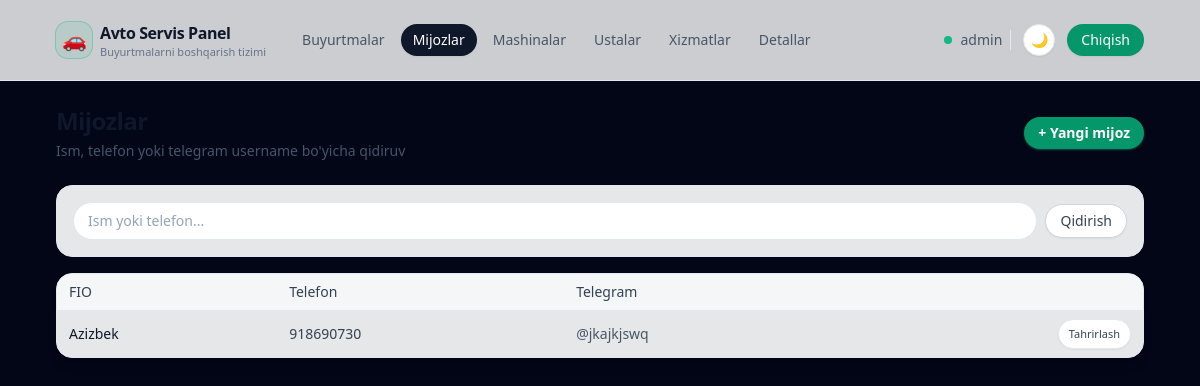
/customers/ (signed in), run on an earlier commit of the app's database.
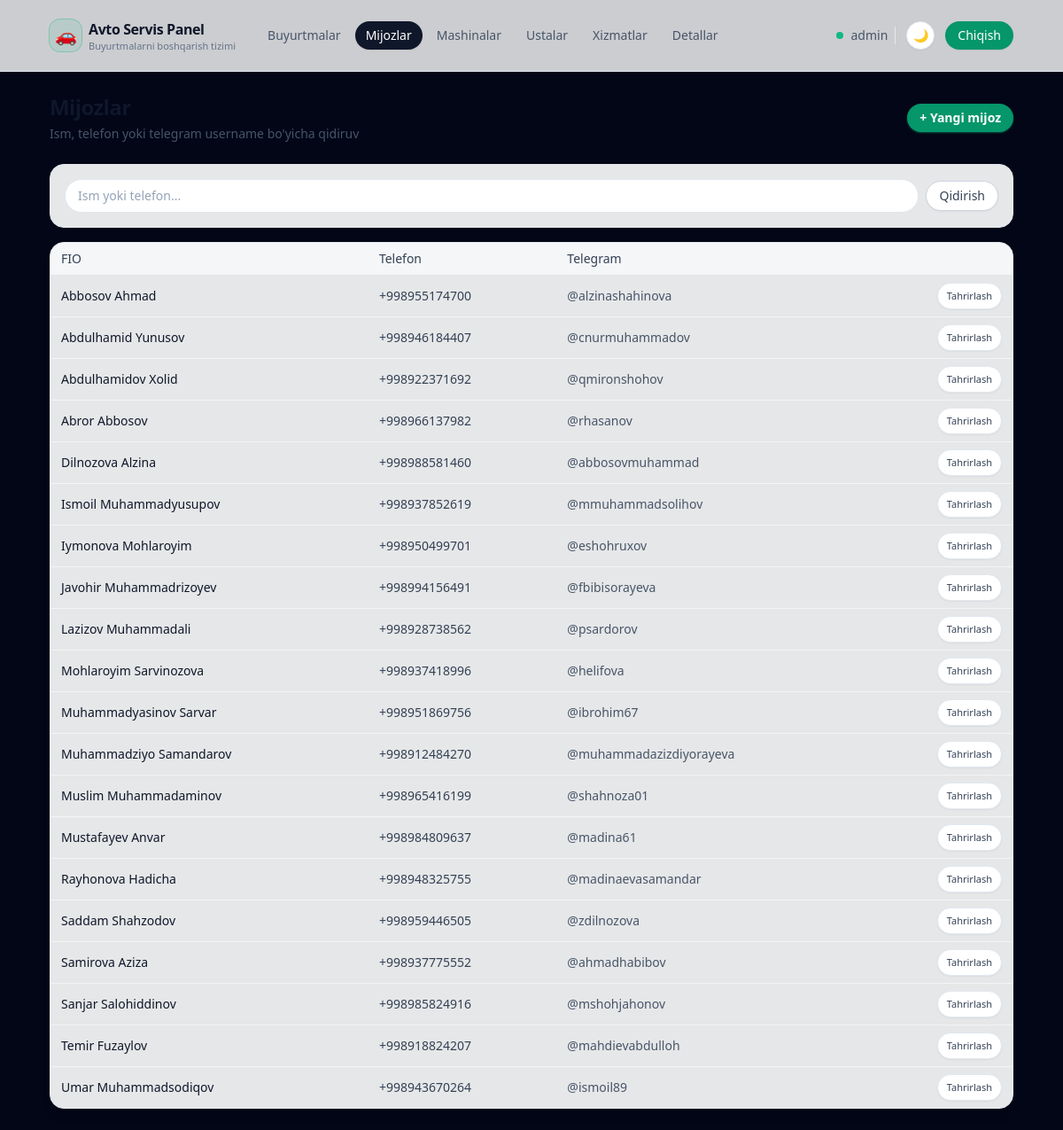
And on a later commit of the database.
### apps/models.py (models this page shows, shortened)
class Customer(models.Model):
    full_name = models.CharField(_("Full name"), max_length=255)
    phone = models.CharField(
        _("Phone"),
        max_length=20,
        db_index=True,
    )
    telegram_username = models.CharField(
        _("Telegram username"), max_length=255, null=True, blank=True
    )
    class Meta:
        verbose_name = _("Customer")
        verbose_name_plural = _("Customers")

### apps/views/customers.py (the view)
# urls.py: path("customers/", customer_list, name="customer_list"),
@login_required
def customer_list(request):
    qs = Customer.objects.all().order_by("full_name")
    q = request.GET.get("q")
    if q:
        qs = qs.filter(
            Q(full_name__icontains=q)
            | Q(phone__icontains=q)
            | Q(telegram_username__icontains=q)
        )
    context = {"customers": qs, "q": q or ""}
    return render(request, "customers/customer_list.jinja", context)

### templates/customers/customer_list.jinja (shortened to what this page needs)
{% extends "base.html" %}
{% block content %}
<div class="flex items-center justify-between mb-6">
    <div class="space-y-1">
        <h1 class="text-xl sm:text-2xl font-semibold tracking-tight text-slate-900 dark:text-white">Mijozlar</h1>
        <p class="text-xs sm:text-sm text-slate-600 dark:text-slate-400">
            Ism, telefon yoki telegram username bo'yicha qidiruv
        </p>
    </div>
    <a href="{% url 'apps:customer_create' %}"
       class="inline-flex items-center rounded-full bg-emerald-600 hover:bg-emerald-500 px-3.5 py-1.5 text-xs sm:text-sm font-semibold text-white shadow-sm shadow-emerald-500/40 hover:shadow-md">
        + Yangi mijoz
    </a>
</div>
<div class="mb-4 rounded-2xl border border-slate-200 dark:border-slate-800 bg-white/90 dark:bg-slate-950/60 shadow-sm p-3 sm:p-4">
    <form method="get" class="flex flex-col sm:flex-row gap-2 items-stretch sm:items-center">
        <input type="text" name="q"
               value="{{ q }}"
               placeholder="Ism yoki telefon..."
               class="w-full rounded-full border border-slate-200 dark:border-slate-700 bg-white dark:bg-slate-900/80 px-3.5 py-2 text-xs sm:text-sm text-slate-900 dark:text-slate-100 placeholder-slate-400 focus:outline-none focus:ring-2 focus:ring-emerald-500/70 focus:border-emerald-500">
        <button type="submit"
                class="inline-flex items-center justify-center rounded-full border border-slate-300 dark:border-slate-700 bg-white dark:bg-slate-900/70 px-3.5 py-1.5 text-xs sm:text-sm font-medium text-slate-700 dark:text-slate-200 hover:bg-slate-100 dark:hover:bg-slate-800 transition-colors shadow-sm">
            Qidirish
        </button>
    </form>
</div>
<div class="rounded-2xl border border-slate-200 dark:border-slate-800 bg-white/90 dark:bg-slate-950/60 overflow-hidden shadow-lg shadow-black/5 dark:shadow-black/40">
    <div class="overflow-x-auto">
        <table class="min-w-full text-xs sm:text-sm">
            <thead class="bg-slate-50/80 dark:bg-slate-900/80 text-slate-700 dark:text-slate-300 border-b border-slate-200 dark:border-slate-800">
            <tr>
                <th class="px-3 py-2 text-left font-medium">FIO</th>
                <th class="px-3 py-2 text-left font-medium">Telefon</th>
                <th class="px-3 py-2 text-left font-medium">Telegram</th>
                <th class="px-3 py-2 text-right font-medium"></th>
            </tr>
            </thead>
            <tbody class="divide-y divide-slate-100 dark:divide-slate-800">
            {% for customer in customers %}
                <tr class="hover:bg-slate-50 dark:hover:bg-slate-900/70">
                    <td class="px-3 py-2 text-slate-900 dark:text-slate-100">
                        <a href="{% url 'apps:customer_detail' customer.pk %}"
                           class="hover:underline">
                            {{ customer.full_name }}
                        </a>
                    </td>
                    <td class="px-3 py-2 text-slate-700 dark:text-slate-300">{{ customer.phone }}</td>
                    <td class="px-3 py-2 text-slate-600 dark:text-slate-300">
                        {% if customer.telegram_username %}@{{ customer.telegram_username }}{% endif %}
                    </td>
                    <td class="px-3 py-2 text-right">
                        <a href="{% url 'apps:customer_update' customer.pk %}"
                           class="inline-flex items-center rounded-full border border-slate-200 dark:border-slate-700 px-2.5 py-1 text-[11px] font-medium text-slate-700 dark:text-slate-200 bg-white dark:bg-slate-900/70 hover:bg-slate-100 dark:hover:bg-slate-800 transition-colors shadow-sm">
                            Tahrirlash
                        </a>
                    </td>
                </tr>
            {% empty %}
                <tr>
                    <td colspan="4" class="px-3 py-4 text-center text-slate-500 dark:text-slate-500">
                        Mijozlar topilmadi
                    </td>
                </tr>
            {% endfor %}
            </tbody>
        </table>
    </div>
</div>
{% endblock %}

What changed in the data, as far as the page shows it:
removed Customer: full_name "Azizbek", phone "918690730", telegram_username "jkajkjswq"
added Customer: full_name "Abbosov Ahmad", phone "+998955174700", telegram_username "alzinashahinova"
added Customer: full_name "Abdulhamid Yunusov", phone "+998946184407", telegram_username "cnurmuhammadov"
added Customer: full_name "Abdulhamidov Xolid", phone "+998922371692", telegram_username "qmironshohov"
added Customer: full_name "Abror Abbosov", phone "+998966137982", telegram_username "rhasanov"
added Customer: full_name "Dilnozova Alzina", phone "+998988581460", telegram_username "abbosovmuhammad"
added Customer: full_name "Ismoil Muhammadyusupov", phone "+998937852619", telegram_username "mmuhammadsolihov"
added Customer: full_name "Iymonova Mohlaroyim", phone "+998950499701", telegram_username "eshohruxov"
added Customer: full_name "Javohir Muhammadrizoyev", phone "+998994156491", telegram_username "fbibisorayeva"
added Customer: full_name "Lazizov Muhammadali", phone "+998928738562", telegram_username "psardorov"
added Customer: full_name "Mohlaroyim Sarvinozova", phone "+998937418996", telegram_username "helifova"
added Customer: full_name "Muhammadyasinov Sarvar", phone "+998951869756", telegram_username "ibrohim67"
added Customer: full_name "Muhammadziyo Samandarov", phone "+998912484270", telegram_username "muhammadazizdiyorayeva"
added Customer: full_name "Muslim Muhammadaminov", phone "+998965416199", telegram_username "shahnoza01"
added Customer: full_name "Mustafayev Anvar", phone "+998984809637", telegram_username "madina61"
added Customer: full_name "Rayhonova Hadicha", phone "+998948325755", telegram_username "madinaevasamandar"
added Customer: full_name "Saddam Shahzodov", phone "+998959446505", telegram_username "zdilnozova"
added Customer: full_name "Samirova Aziza", phone "+998937775552", telegram_username "ahmadhabibov"
added Customer: full_name "Sanjar Salohiddinov", phone "+998985824916", telegram_username "mshohjahonov"
added Customer: full_name "Temir Fuzaylov", phone "+998918824207", telegram_username "mahdievabdulloh"
added Customer: full_name "Umar Muhammadsodiqov", phone "+998943670264", telegram_username "ismoil89"
